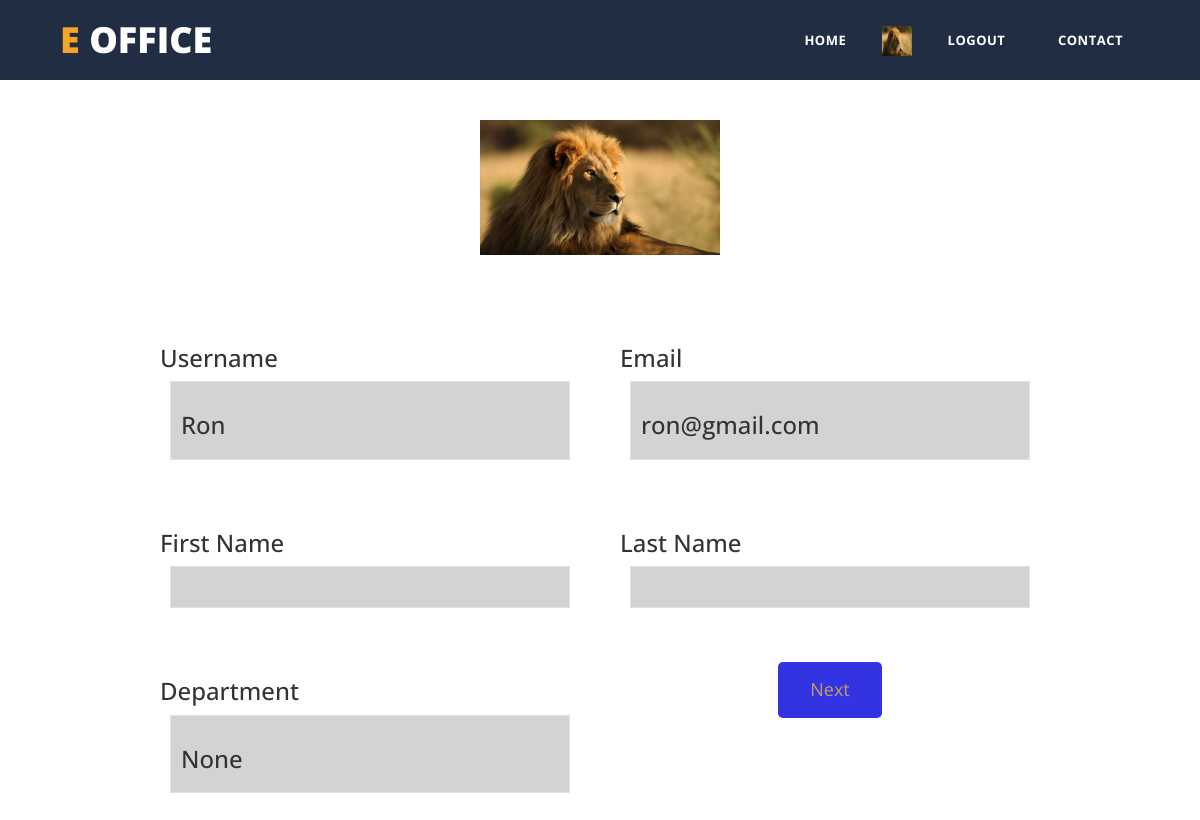
Page /pims/pims_details/10 (signed in) on the committed database.
### accounts/models.py (models this page shows, shortened)
class Account(AbstractBaseUser):
    user_id         =models.BigAutoField(unique=True, primary_key=True)
    email           =models.EmailField(verbose_name='email',help_text='Email',max_length=60, unique=True)
    username        =models.CharField(max_length=30,unique=True)
    first_name      =models.CharField(max_length=30)
    last_name       =models.CharField(max_length=30)
    department      =models.ForeignKey(Department,null=True,blank=True,on_delete=models.CASCADE)
    date_joined     =models.DateTimeField(verbose_name='date joined', auto_now_add=True)
    last_login      =models.DateTimeField(verbose_name='last login', auto_now=True)
    is_admin        =models.BooleanField(default=False)
    is_active       =models.BooleanField(default=True)
    is_staff        =models.BooleanField(default=False)
    is_superuser    =models.BooleanField(default=False)
    profile_image   =models.ImageField(upload_to='profile_pics', blank=True, default='default.jpg')
    objects = MyAccountManager()
    USERNAME_FIELD='email'
    REQUIRED_FIELDS = ['username']

### pims/views.py (the view)
# urls.py: path('pims_details/<int:id>',views.pims_details,name='pims_details'),
def pims_details(request,id):
    detail=False
    creator=False
    if Creator.objects.filter(creator__user_id=request.user.user_id).exists():
        creator=True
    account=Account.objects.get(user_id=id)
    if Pims.objects.filter(user_id__user_id=id).exists():
        detail=True
        pims=Pims.objects.get(user_id__user_id=id)
        pims_id=pims.pims_id
        return render(request,'pims/personal_detail.html',{'account':account, 'detail':detail,'creator':creator, 'pims_id':pims_id})
    return render(request,'pims/personal_detail.html',{'account':account, 'detail':detail,'creator':creator})

### templates/pims/personal_detail.html (shortened to what this page needs)
{% extends 'pims/pims_background.html' %}
{% load static %}
{% block content %}
<!DOCTYPE html>
<html lang=”en”>
<head>
<link rel="stylesheet" href="{% static 'css/personal_details.css' %}"/>
</head>
<body>
<img class="image-1" width="400" src="{{account.profile_image.url}}">
<div class="details">
    <div class="float-container" >
        <div class="float-child">
        <h3>Username</h3>
        <div class="border"><h3>{{ account.username }}</h3></div>
        </div>
        <div class="float-child">
        <h3>Email</h3>
        <div class="border"><h3>{{ account.email }}</h3></div>
        </div>
    </div>
    <br>
    <br>
    <div class="float-container" >
        <div class="float-child">
        <h3>First Name</h3>
        <div class="border"><h3>{{ account.first_name }}</h3></div>
        </div>
        <div class="float-child">
        <h3>Last Name</h3>
        <div class="border "><h3>{{ account.last_name }}</h3>
        </div>
        </div>
    </div>
    <div class="float-container" >
        <div class="float-child">
        <h3>Department</h3>
        <div class="border"> <h3>{{ account.department }}</h3></div>
        </div>
        <div class="float-child">
        {% if detail %}
        <div class="flex-parent jc-center">
            <button type="submit"><a href="{% url 'view_1' id=pims_id %}"> Next </a></button>
          </div>
        {% elif creator %}
        <div class="flex-parent jc-center">
            <button type="submit"><a href="{% url 'add_details' id=account.user_id %}"> Add Details </a></button>
          </div>
        {% else %}
        <div class="border"> <h3> PIMS doesn't exist </h3></div>
        {% endif %}
        </div>
    </div>
</div>
<br>
<br>
<br>
<br>
</body>
</html>
{% endblock %}

### templates/snippets/header.html (shortened to what this page needs)
{% load static %}
<!DOCTYPE html>
<html>
    <head>
    <link href="{% static 'vendor/bootstrap/css/bootstrap.min.css' %}" rel="stylesheet">
    <link rel="stylesheet" href="{% static 'assets/css/fontawesome.css' %}">
    <link rel="stylesheet" href="{% static 'assets/css/templatemo-grad-school.css' %}">
    <link rel="stylesheet" href="{% static 'assets/css/owl.css' %}">
    <link rel="stylesheet" href="{% static 'assets/css/lightbox.css' %}">
  <link href="{% static '1/css/bootstrap.min.css' %}" rel="stylesheet">
  <link href="{% static '1/css/font-awesome.min.css' %}" rel="stylesheet">
  <link href="{% static '1/css/templatemo-style.css' %}" rel="stylesheet">
    </head>
    <body>
  <header class="main-header clearfix" role="header">
    <div class="logo">
      <a href="#"><em>e</em> Office </a>
    </div>
    <nav id="menu" class="main-nav" role="navigation">
      <ul class="main-menu">
        <li><a href="{% url 'login' %}">Home</a></li>
        <li class="has-submenu"><img src="{{request.user.profile_image.url}}" height="30px" width="30px">
        </li>
        <li><a href="{% url 'logout' %}">Logout</a></li>
        <li><a href="#section6">Contact</a></li>
      </ul>
    </nav>
  </header>
	</body>

### static/css/personal_details.css (style rules this page uses)
body { margin: auto; width: 100%; font-family: 'Avenir', sans-serif; overflow: scroll; }
.image-1 { display: block; width: 20%; height: 30%; margin-left: auto; margin-right: auto; margin-top: 10%; }
.details { display: block; width: 80%; margin-left: auto; margin-right: auto; margin-top: 30px; }
.float-container { padding: 20px; }
.float-child { width: 50%; float: left; padding: 20px; }
.flex-parent { display: flex; }
.jc-center { justify-content: center; }
a { text-decoration: none; color: white; }
button { border: none; background-color: rgb(51, 51, 226); padding: 15px 32px; text-align: center; display: inline-block; font-size: large; margin: 4px 2px; cursor: pointer; border-radius: 5px; }
.border { background-color: lightgray; padding: 10px; border: 1px solid black; margin: 10px; }

### static/assets/css/templatemo-grad-school.css (style rules this page uses)
body { font-family: 'Montserrat', sans-serif; }
a { color: #3CF; text-decoration: none; }
ul { padding: 0px; margin: 0px; list-style: none; }
.main-header { background-color: rgba(22,34,57,0.95); height: 80px; position: fixed; z-index: 12; width: 100%; top: 0; }
.main-header .logo { float: left; line-height: 80px; padding-left: 60px; }
.main-header .logo a { font-size: 36px; text-transform: uppercase; font-weight: 800; color: #fff; }
.main-header .logo a em { font-style: normal; color: #f5a425; }
.main-menu { float: right; padding-right: 60px; }
.main-menu li { display: inline-block; line-height: 79px; margin-left: 15px; position: relative; }
.main-menu li:first-child { margin-left: 0px; }
.main-menu li a { padding: 10px 15px; font-size: 13px; text-transform: uppercase; letter-spacing: 0.5px; font-weight: 700; color: #fff; border: 2px solid transparent; transition: all 0.5s; }

### static/1/css/templatemo-style.css (style rules this page uses)
body { overflow-x: hidden; }
ul { margin: 0; padding: 0; }
* { font-family: 'Open Sans', sans-serif; }
.tm-nav li a:hover, .tm-nav li a:focus, a:link, .tm-nav li a.active { color: #c79c60; text-decoration: none; }

### rows in the picture
Account: user.profile_image (placeholder picture), profile_image (placeholder picture), username "Ron", email "ron@gmail.com", department "None"
